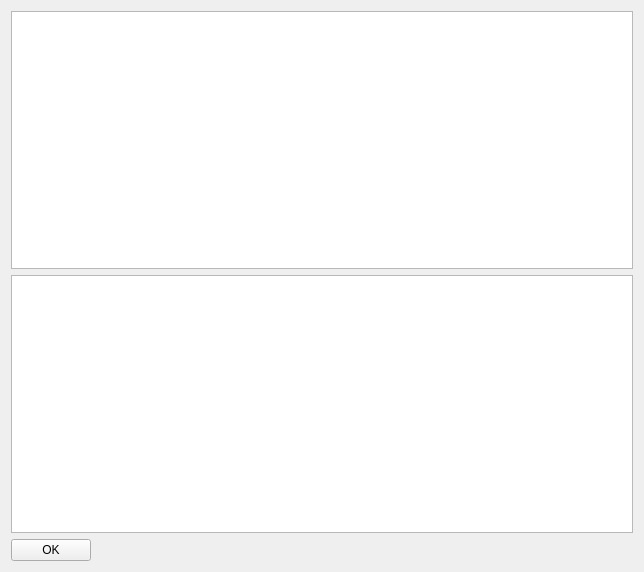
<?xml version="1.0" encoding="UTF-8"?>
<ui version="4.0">
 <class>Form</class>
 <widget class="QWidget" name="Form">
  <property name="geometry">
   <rect>
    <x>0</x>
    <y>0</y>
    <width>644</width>
    <height>572</height>
   </rect>
  </property>
  <property name="windowTitle">
   <string>Form</string>
  </property>
  <layout class="QVBoxLayout" name="verticalLayout_2">
   <item>
    <layout class="QVBoxLayout" name="verticalLayout">
     <item>
      <widget class="QTableWidget" name="tableWidget"/>
     </item>
     <item>
      <widget class="QListWidget" name="listWidget"/>
     </item>
    </layout>
   </item>
   <item>
    <layout class="QHBoxLayout" name="horizontalLayout">
     <item>
      <widget class="QPushButton" name="okButton">
       <property name="text">
        <string>OK</string>
       </property>
      </widget>
     </item>
     <item>
      <spacer name="horizontalSpacer">
       <property name="orientation">
        <enum>Qt::Horizontal</enum>
       </property>
       <property name="sizeHint" stdset="0">
        <size>
         <width>40</width>
         <height>20</height>
        </size>
       </property>
      </spacer>
     </item>
    </layout>
   </item>
  </layout>
 </widget>
 <resources/>
 <connections/>
</ui>
